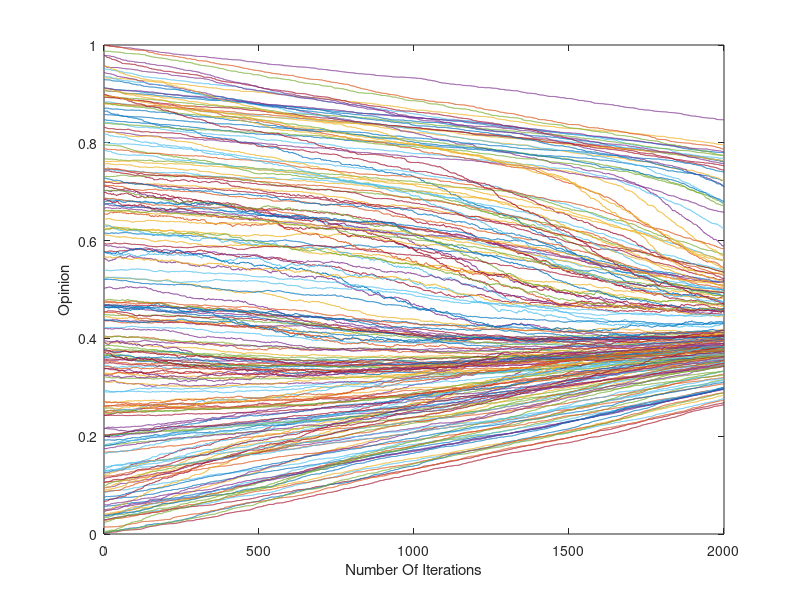

MATLAB code to generate this figure: (Note: this script raises an error after producing the figure.)
%% Our model with the charisma factor
%  MSSSM - HS13 - Opinion Convergence
%  The Opinions Formers
%% Initialization
% number of agents
N = 200;
% number of iterations
iter = 2000;
% convergence parameter
c = 0.002;
% u in [0, 1]
u = 0.35;

% initialize matrix with vectors of opinions
M = zeros(N, iter);
% opinions at the beginning
M(:, 1) = rand(N, 1);
% initialize charisma
gamma = rand(N, 1);

%% Calculation
for t=1:iter-1
   % shuffle the rows of the matrix
   newindex = randperm(size(M,1));
   M = M(newindex,:);
   gamma = gamma(newindex);
   % interactions
   % (we split the matrix in two halfs)
   half = N/2;
   for j=1:half
       if (abs(M(j, t) - M(j+half, t)) < u)
           delta = c*(M(j+half, t) - M(j,t));
           M(j, t+1) = M(j, t) + delta*((2*gamma(j+half))/(gamma(j)+gamma(j+half)));
           M(j+half, t+1) = M(j+half, t) - delta*((2*gamma(j))/(gamma(j)+gamma(j+half)));
       else
           M(j, t+1) = M(j, t);
           M(j+half, t+1) = M(j+half, t);
       end
   end
end

%% Plot
% title('');
for i=1:N-1
    plot(M(i, :))
    hold on
end
plot(M(N, :));
xlabel('Number Of Iterations');
ylabel('Opinion');
saveas(gcf, 'charisma_1', 'bmp');
seed = RandStream.getGlobalStream;
save('charisma', 'N', 'iter', 'c', 'u', 'M', 'gamma', 'seed');